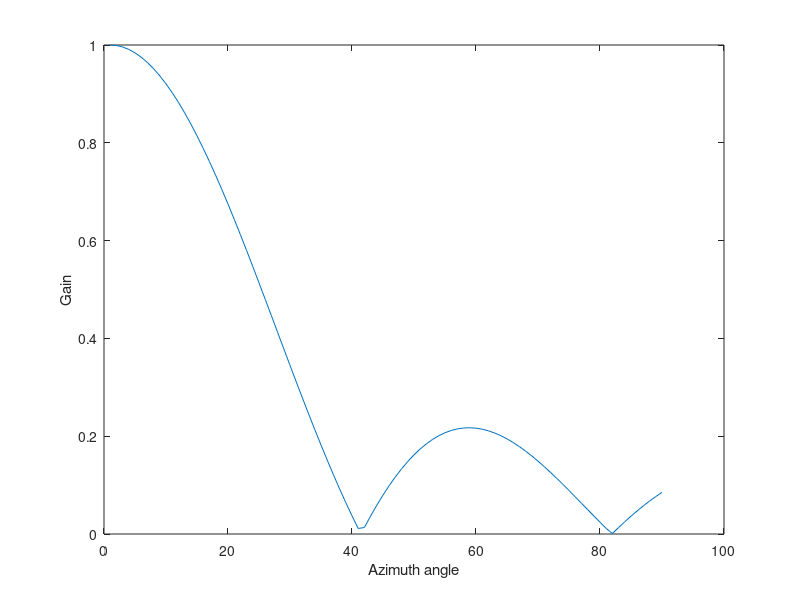
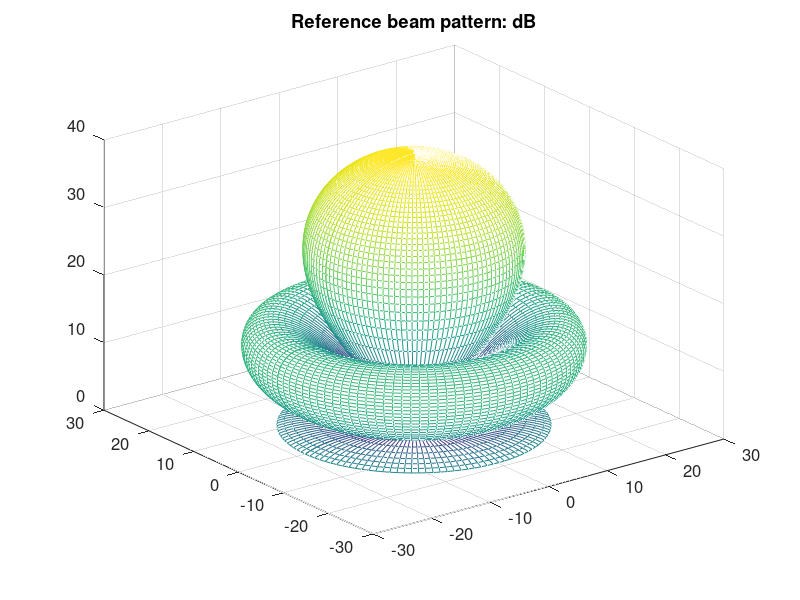
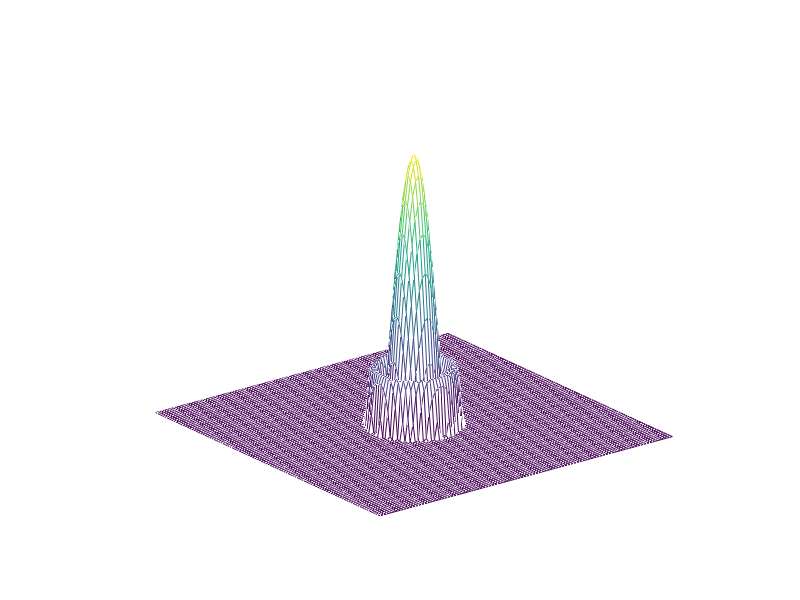

The MATLAB script that drew these images, in order: (Note: this script raises an error after producing the figures.)
clear
clc
close all;

c = 340;
ft = 16000;
NFIR = 128;
fStep = (ft/2)/(NFIR/2+1);
fLow = 1000;
fHigh = 4500;
kTUH = floor(fLow/fStep);
kTOH = floor(fHigh/fStep);
f = fStep*(kTUH:kTOH);       % frequencies used to compute W
fp = [1080 2000 4000];       % list frequencies are ploted
klow = kTUH;                 % low index
kup = kTOH;                  % high index
kf = round(fp/fStep);
fp = fStep*kf;               % frequencies rounded to FFT grid
kf = kf-klow+1;              % index used in W matrix corresponding to fp 

% Uniform array
N = 101;
dH = 0.01;
gamma = 0.8;                 % factor of engergy threshold 
numCluster = 15;             % number of group
numPrsnt = 4;                % number of presentative sensors in each group 

n1 = -(N-1)/2:1:(N-1)/2;
n2 = n1;
[n1,n2] = meshgrid(n1,n2);
aux=sqrt(n1.^2+n2.^2);
d=dH;
thetaC = pi/8;
thetaC1 = pi/16;
W_2D = zeros(N, N,kTOH-kTUH+1);

dBmax = 40;
theta = linspace(0, pi/2, 90);
phi=linspace(-pi, pi, 120);
Ntheta = length(theta);
Nphi = length(phi);
B_REF = zeros(Ntheta,Nphi);
x = linspace(0,2.2,Ntheta);
y =sin(pi*x)./(pi*x);
y(1) = 1;

B_REF(:,1) = abs(y);
for i=2:120
    B_REF(:,i) = B_REF(:,1);
end

figure();
plot(B_REF(:,1));
ylabel('Gain');
xlabel('Azimuth angle');
set(gcf,'color','w');


BP = B_REF;
figure()
% 3D plot
B_REF = max(0,20*log10(B_REF+eps)+dBmax);
Xc = B_REF .* (sin(theta')*cos(phi));
Yc = B_REF .* (sin(theta')*sin(phi));
Zc = B_REF .* (cos(theta')*ones(1,length(phi)));
set(gcf,'defaultAxesFontSize',12);
mesh(Xc,Yc,Zc,B_REF);
title('Reference beam pattern: dB');
set(gcf,'color','w');
alph = 2*max(x)/pi;   
figure()
%%
%calculate the weight for broadband beamformer ============================
for k=kTUH:kTOH

    Rc = k*fStep*N*dH/c;
    boudary  = find(aux> Rc );
    temp = aux/Rc;    
    temp1 = alph*pi*asin(temp);
    temp2 = abs(sin(temp1)./temp1);

    temp2(round(N/2),round(N/2))=1;
    temp2(boudary)=0;
    Hd = (temp2);

    mesh(n1,n2,Hd)
    axis off
    h =fftshift(ifft2(rot90(fftshift(rot90(Hd,2)),2)));

    W_2D(:,:,k-kTUH+1) = h;

    pause(0.05);
end

W = ones(N*N,kTOH-kTUH+1);
for yPos=1:N
   for xPos=1:N
      W((yPos-1)*N+xPos,:) = (W_2D(yPos,xPos,:));
   end
end

%verify the beam pattern ==================================================

% virtual uniform array
mics_ref = zeros(N*N,2);
for yPos = 1: N
  for xPos = 1:N
      mics_ref(xPos + N*(yPos-1), 1) = (xPos)*dH-round(N/2)*dH;   
      mics_ref(xPos + N*(yPos-1), 2) = (yPos)*dH-round(N/2)*dH;
  end
end

%%%%%%%%%% plot beam response
pos = [0.045 0.045 0.45 0.45];
for k = 1:length(fp)
    figure('numbertitle','off','name','Fixed Array radiation pattern (dB)',...
                  'Units','normal','Position',pos);

    %Plotting beam-pattern for 1st looking direction 
    [R,t,p] = array_pattern_fft(mics_ref,W,fp(k),kf(k)); 
    R = R/max(R(:));
    RdB = max(0,10*log10(R+eps)+dBmax);
 
    % 3D plot
    Xc = RdB .* (sin(t')*cos(p));
    Yc = RdB .* (sin(t')*sin(p));
    Zc = RdB .* (cos(t')*ones(1,length(p)));

    mesh(Xc,Yc,Zc,RdB);
       
    pos(1) = pos(1) + 0.3;
    
    ght = title(sprintf('f = %3.2f Hz, unit dB',fp(k)));
    colormap jet;
    set(gcf,'color','w');
end   

[goc, BS] = Directivity(mics_ref,W,f);
BS_dB = max(0,20*log10(BS+eps)+dBmax);
[Fxx,Fyy] = meshgrid(goc/pi*180,f);

figure('numbertitle','off','name','Fixed Array radiation pattern (dB)',...
                  'Units','normal','Position',[0.1 0.1 0.5 0.5]);
surf(Fxx,Fyy,sqrt(BS));
xlabel('Azimuth');
ylabel('Hz');
zlabel('Magnitude');
axis tight
set(gcf,'color','w');
grid on
box on
% Sparse Array Design
pos = [0.045 0.045 0.45 0.45];
pos(1) = pos(1) + 0.2; 
figure('numbertitle','off','name','weight spectrum of sensor array',...
      'Units','normal','Position',pos);
  
imagesc(f,[],abs(W));
ylabel('sensor index');
xlabel('Hz');
colorbar
colormap jet;
set(gcf,'color','w');

X = bsxfun(@minus,W,mean(W));
% Do the PCA
[coeff,score,latent] = pca(X);

% Calculate eigenvalues and eigenvectors of the covariance matrix
[V,E] = eig(W'*W);

figure();
imagesc(abs(score(:,1:5)))
ylabel('sensor index');
xlabel('Dimentional reduction of the frequencies');
colorbar
set(gcf,'color','w');
colormap jet;

opts = statset('Display','final');
for i=1:N*N
  e(i) = norm(score(i,1:5));
end

maxScore = max(abs(e));
idxScore = find(e>gamma*maxScore);
idxScoreCom = find(e<=gamma*maxScore);

[idxMic, Cx, sumd, Dx] = kmeans(abs(score(idxScoreCom,1:5)),numCluster,'Replicates',500,'Options',opts);
sum(sumd)
x_sparse = zeros(N*N,2);
idxSpare = idxScore;
x_sparse(idxScore,:) = mics_ref(idxScore,:);
for iCluster= 1:numCluster
    idxC = find(idxMic==iCluster);
    DisArray = Dx(idxC,iCluster);
    [closetMic,idxMin] = mink(DisArray,numPrsnt);
    x_sparse(idxScoreCom(idxC(idxMin)),:) = mics_ref(idxScoreCom(idxC(idxMin)),:);
    idxSpare = [idxSpare, idxScoreCom(idxC(idxMin))];
end

x_sparse = x_sparse(idxSpare,:);
SUA_n = ceil(sqrt(length(x_sparse))) + 2;
% small size uniform array
x_uniform_1 = zeros(SUA_n*SUA_n,2);
for yPos = 1: SUA_n
  for xPos = 1:SUA_n
      x_uniform_1(xPos + SUA_n*(yPos-1), 1) = (xPos)*dH-round(SUA_n/2)*dH;   
      x_uniform_1(xPos + SUA_n*(yPos-1), 2) = (yPos)*dH-round(SUA_n/2)*dH;
  end
end
% big size uniform array
x_uniform_2 = zeros(SUA_n*SUA_n,2);
for yPos = 1: SUA_n
  for xPos = 1:SUA_n
      x_uniform_2(xPos + SUA_n*(yPos-1), 1) = (xPos)*dH*N/(SUA_n-1)-round(SUA_n/2)*dH*N/(SUA_n-1);   
      x_uniform_2(xPos + SUA_n*(yPos-1), 2) = (yPos)*dH*N/(SUA_n-1)-round(SUA_n/2)*dH*N/(SUA_n-1);
  end
end


pos = [0.5 0.5 0.4 0.4];
myFig = figure('numbertitle','off','name','sparse array layout (cm)','Units','normal',...
   'Position',pos);%,'Menubar','none'
plot(100*x_sparse(:,1),100*x_sparse(:,2),'o','MarkerEdgeColor','k','MarkerFaceColor','r',...
 'MarkerSize',6);
hold on
plot(100*x_uniform_1(:,1),100*x_uniform_1(:,2),'x','MarkerEdgeColor','g','MarkerFaceColor','g',...
 'MarkerSize',6);
plot(100*x_uniform_2(:,1),100*x_uniform_2(:,2),'*','MarkerEdgeColor','b','MarkerFaceColor','b',...
 'MarkerSize',6);
 
title('Planar arrays in cm'); 
grid on
set(gcf,'color','w');
legend('sparse array', 'small size uniform array', 'big size uniform array');
set(findall(myFig, 'Type', 'Text'),'FontWeight', 'Normal');

%%
Distance_SA = zeros(length(x_sparse),length(x_sparse));
Distance_SUA = zeros(length(x_uniform_1),length(x_uniform_1));
Distance_BUA = zeros(length(x_uniform_2),length(x_uniform_2));
for i=1:length(x_sparse)
   Distance_SA(i,:) =  sqrt((x_sparse(i,1)-x_sparse(:,1)).^2+(x_sparse(i,2)-x_sparse(:,2)).^2);
end
for i=1:length(x_uniform_1)
   Distance_SUA(i,:) =  sqrt((x_uniform_1(i,1)-x_uniform_1(:,1)).^2+(x_uniform_1(i,2)-x_uniform_1(:,2)).^2);
   Distance_BUA(i,:) =  sqrt((x_uniform_2(i,1)-x_uniform_2(:,1)).^2+(x_uniform_2(i,2)-x_uniform_2(:,2)).^2);
end

Distance ={Distance_SA,...
        Distance_SUA,...
        Distance_BUA};
    
array_config ={x_sparse,...
              x_uniform_1,...
              x_uniform_2};
Plot_Title = {'(a) new sparse array', '(b) small size uniform array', '(c) big size uniform array', '(d) incoherent design'};
Plot_Color = {'r', 'g', 'b', 'k'};
Marker = {
'*' ,... %Asterisk
'x' ,... %Cross
'^' ,... %Upward-pointing triangle
'v' ,... %Downward-pointing triangle
'>' ,... %Right-pointing triangle
'<' ,... %Left-pointing triangle   
'square' ,... %or 's'   Square
'diamond' ,... %or 'd'  Diamond
'o' ,... %Circle
'pentagram' ,... %or 'p'  Five-pointed star (pentagram)
'hexagram' ,... %or 'h'''  Six-pointed star (hexagram)
'none',...  %No marker (default)
'+',... %  Plus sign
'.'  %Point
};
for iConfig=1:3
    x_opt = array_config{iConfig};
    Nf = length(f);
    Nsparse = length(x_opt);
    h_map = zeros(Nsparse,Nf);
    DP = zeros(Nphi,Nf);
    idxTheta_M = 1:30;
    idxTheta_S = 31:Ntheta ;
    V =[cos(phi) ; sin(phi)];  
    BP_M = BP(idxTheta_M,:);
    BP_MV = BP_M(:);
    BP_S=BP(idxTheta_S,:);
    BP_SV = BP_S(:);
    C1= ones(length(f),1)*0.0002*length(idxTheta_M)*Nphi;
    C2= ones(length(f),1)*0.0006*length(idxTheta_S)*Nphi;

    C2(26:end)= 0.0006*length(idxTheta_S)*Nphi;
    WNG = zeros(length(f),1);
    DF = zeros(length(f),1);
    BPE = zeros(length(f),1);
    for iF = 1:length(f)

        beta = 2*pi*f(iF)/c;             % wave number
        D = zeros(Ntheta, Nphi, Nsparse);

        for m = 1:Ntheta
            r = sin(theta(m))*V;      
            D(m,:,:) = exp(1j*beta*x_opt*r)' ;               % matrix of steering vectors        
        end
        D_M = D(idxTheta_M,:,:); % main lope
        D_S = D(idxTheta_S,:,:); % side lope
        d = squeeze(D(1,1,:))  ;  % looking direction    

        D_MV = reshape(D_M,size(D_M,1)*size(D_M,2),size(D_M,3),[]);
        D_SV = reshape(D_S,size(D_S,1)*size(D_S,2),size(D_S,3),[]);

        cvx_begin 
              variable xh(Nsparse) complex 
              minimize( norm(xh))
              subject to 
                   d'*xh == 1;                         % looking direction constraint
                   norm(BP_MV - D_MV*conj(xh)) <= C1(iF);  % main lope constraint
                   norm(BP_SV - D_SV*conj(xh)) <= C2(iF); % side lope constraint
        cvx_end;

        h=xh;
        h_map(:,iF) = h;
        WNG(iF) = h'*h;
       Shi = (sin(beta*Distance{iConfig})./(beta*Distance{iConfig}));
       Shi(logical(eye(size(Shi)))) = 1;
       DF(iF) = xh'*Shi*xh;
       
       if norm(h) < inf
           BPE(iF) = (sum(abs((BP_MV) - (D_MV*conj(h)))) + ...
           sum(abs((BP_SV) - (D_SV*conj(h)))))/Ntheta/Nphi;
       else
           BPE(iF) = inf;
       end
    end
    S.(sprintf('h_map%d', iConfig)) = h_map;
    S.(sprintf('WNG%d', iConfig))= WNG;
    %directivity factor
    S.(sprintf('DF%d', iConfig))= DF;
    %Beampattern error everage
    S.(sprintf('BPE%d', iConfig))= BPE;
end


%%
Plot_Title1 = {'(d) new sparse array', '(e) small size uniform array', '(f) big size uniform array', '(d) incoherent design'};
set(gcf,'defaultAxesFontSize',12);

pos = [0.045 0.045 0.45 0.45];
myFig =    figure('numbertitle','off','name','Array radiation pattern (dB)',...
                  'Units','normal','Position',pos);
    
for iConfig=1:3
    x_opt = array_config{iConfig};
    k = 2; 
    subplot(3,1,iConfig);
    %Plotting beam-pattern for 1st looking direction 
    [R,t,p] = array_pattern_fft(x_opt,S.(sprintf('h_map%d', iConfig)),fp(k),kf(k));
    
    diff = sum(sum(abs(sqrt(R) - BP)));
    Error = diff/size(BP,1)/size(BP,2)
    R = R/max(R(:));

    RdB = max(0,10*log10(R+eps)+dBmax);

   
    % 3D plot
    Xc = RdB .* (sin(t')*cos(p));
    Yc = RdB .* (sin(t')*sin(p));
    Zc = RdB .* (cos(t')*ones(1,length(p)));
 
    mesh(Xc,Yc,Zc,RdB);
    axis([-dBmax dBmax -dBmax dBmax 0 dBmax]);   
    
        hold on;
    plot3(dBmax*cos(p),dBmax*sin(p),zeros(length(p),1),'b--');
    plot3(dBmax*sin(t),zeros(length(t),1),dBmax*cos(t),'b--');
    plot3(dBmax*sin(-t),zeros(length(t),1),dBmax*cos(-t),'b--');
    plot3(zeros(length(t),1),dBmax*sin(t),dBmax*cos(t),'b--');
    plot3(zeros(length(t),1),dBmax*sin(-t),dBmax*cos(-t),'b--');
    hold off;
    
    pos(1) = pos(1) + 0.3;
    xlabel('dB');
    ylabel('dB');
    zlabel('dB');
    title(Plot_Title(iConfig));
    colormap jet;
    grid on
    box on
  
end  
set(gcf,'color','w');
set(findall(myFig, 'Type', 'Text'),'FontWeight', 'Normal');
%plotting cross-section over frequencies
pos = [0.045 0.045 0.45 0.45];
myFig =    figure('numbertitle','off','name','White noise gain','Units','normal',...
       'Position',pos);
hold on
for iConfig=1:3
    plot(f,10*log10(1./S.(sprintf('WNG%d', iConfig))),strcat('-',Plot_Color{iConfig},Marker{iConfig}),'MarkerEdgeColor',Plot_Color{iConfig});
    xlabel('Hz');
    ylabel('WNG (dB)');
    legend('sparse array', 'small size uniform array', 'big size uniform array');
    axis tight
    set(gcf,'color','w');
    set(gca,'FontSize', 12);
    grid on
    box on
end
set(findall(myFig, 'Type', 'Text'),'FontWeight', 'Normal')

pos(1) = pos(1) +0.1;
% Plot DF
myFig =   figure('numbertitle','off','name','Directivity factor','Units','normal',...
       'Position',pos);
hold on
for iConfig=1:3
    %plot(f,10*log10(1./S.(sprintf('DF%d', iConfig))),Plot_Color{iConfig});
    plot(f,10*log10(1./S.(sprintf('DF%d', iConfig))),strcat('-',Plot_Color{iConfig},Marker{iConfig}),'MarkerEdgeColor',Plot_Color{iConfig});
    xlabel('Hz');
    ylabel('DF (dB)');
    legend('sparse array', 'small size uniform array', 'big size uniform array');
    axis tight
    ylim([0 12])
    set(gcf,'color','w');
    set(gca,'FontSize', 12);
    grid on
    box on
end
set(findall(myFig, 'Type', 'Text'),'FontWeight', 'Normal');

% Plot beampattern error everage
pos(1) = pos(1) +0.1;
myFig =   figure('numbertitle','off','name','Beamp pattern error everage','Units','normal',...
       'Position',pos);
hold on
for iConfig=1:3
    plot(f,S.(sprintf('BPE%d', iConfig)),strcat('-',Plot_Color{iConfig},Marker{iConfig}),'MarkerEdgeColor',Plot_Color{iConfig});
    xlabel('Hz');
    ylabel('BPE');
    legend('new sparse array', 'small size uniform array', 'big size uniform array');
    axis tight
    ylim([0 0.05])
    set(gca,'FontSize', 12);
    set(gcf,'color','w');
    grid on
    box on
end
set(findall(myFig, 'Type', 'Text'),'FontWeight', 'Normal');

myFig =  figure('numbertitle','off','name','Fixed Array radiation pattern (dB)',...
                      'Units','normal','Position',[0.1 0.1 0.5 0.5]);
for iConfig=1:3
    x_opt = array_config{iConfig};
    [goc, BS] = Directivity(x_opt,S.(sprintf('h_map%d', iConfig)),f);
    BS_dB = max(0,10*log10(BS)+dBmax);
    [Fxx,Fyy] = meshgrid(goc/pi*180,f);  
    subplot(3,1,iConfig);
    surf(Fxx,Fyy,sqrt(BS)); 
    title(Plot_Title1(iConfig));
    xlabel('Azimuth');
    ylabel('Hz');
    zlabel('Magnitude');
    ylim([1000,4500]);
    zlim([0 1]);
    hold on
    set(gcf,'color','w');
    set(gca,'FontSize', 12);
    grid on
    box on
end
set(findall(myFig, 'Type', 'Text'),'FontWeight', 'Normal');
